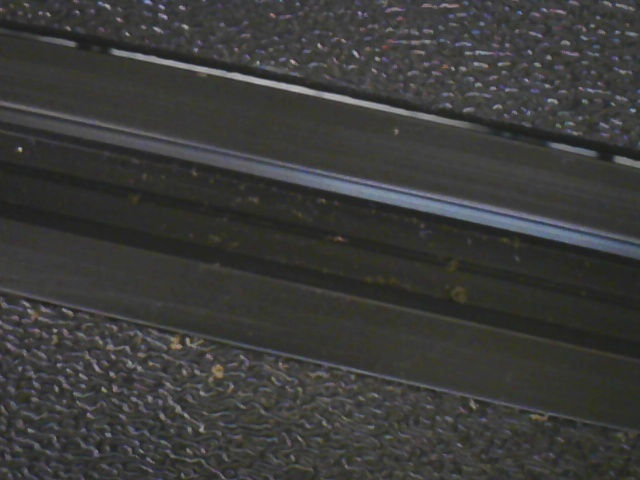
#> input picture rotateInitial.png, 640 x 480 px
$ python 'new name.py'
#> lines starting #> are read from the running program, lines starting #| are printed output that depends on the picture
import cv2
import numpy as np

img = cv2.imread('rotateInitial.png',0)
#> img: shape (480, 640); min 28, max 191, mean 58.9
rows,cols = img.shape
#> rows = 480; cols = 640

M = cv2.getRotationMatrix2D((cols/2,rows/2),12.7,1)
dst = cv2.warpAffine(img,M,(cols,rows))
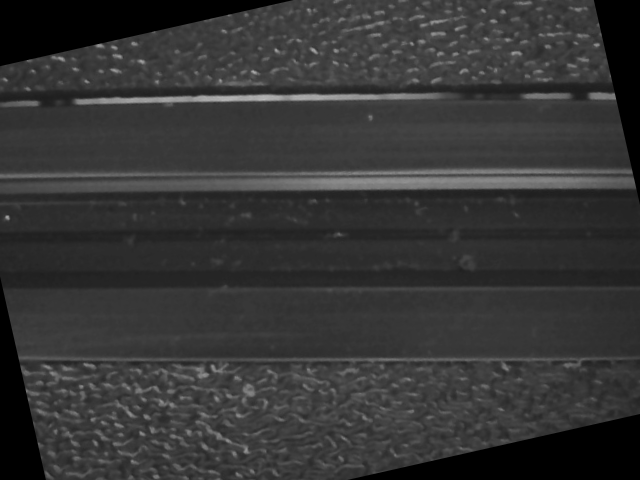
#> dst: shape (480, 640); min 0, max 186, mean 53.5

cv2.imshow('img',dst)
cv2.waitKey(0)
cv2.destroyAllWindows()

angle = 45
width = int((np.cos(np.deg2rad(angle))*640)+(np.cos(np.deg2rad(90-angle))*480))
height = int((np.sin(np.deg2rad(angle))*640)+(np.sin(np.deg2rad(90-angle))*480))

cv2.namedWindow('image', cv2.WINDOW_NORMAL)
res = cv2.resizeWindow( dst, (width,height))


cv2.imshow('image', res)
